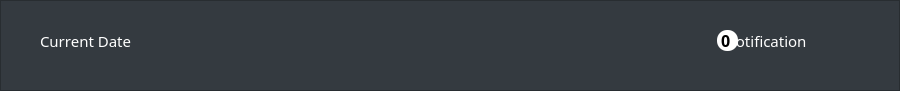
    <widget class="QFrame" name="Header">
     <property name="geometry">
      <rect>
       <x>0</x>
       <y>0</y>
       <width>900</width>
       <height>91</height>
      </rect>
     </property>
     <property name="styleSheet">
      <string notr="true">
background-color: rgb(52, 58, 64);</string>
     </property>
     <property name="frameShape">
      <enum>QFrame::StyledPanel</enum>
     </property>
     <property name="frameShadow">
      <enum>QFrame::Raised</enum>
     </property>
     <widget class="QLabel" name="dateLabel">
      <property name="geometry">
       <rect>
        <x>40</x>
        <y>30</y>
        <width>171</width>
        <height>21</height>
       </rect>
      </property>
      <property name="palette">
       <palette>
        <active>
         <colorrole role="WindowText">
          <brush brushstyle="SolidPattern">
           <color alpha="255">
            <red>255</red>
            <green>255</green>
            <blue>255</blue>
           </color>
          </brush>
         </colorrole>
         <colorrole role="Button">
          <brush brushstyle="SolidPattern">
           <color alpha="255">
            <red>52</red>
            <green>58</green>
            <blue>64</blue>
           </color>
          </brush>
         </colorrole>
         <colorrole role="Base">
          <brush brushstyle="SolidPattern">
           <color alpha="255">
            <red>52</red>
            <green>58</green>
            <blue>64</blue>
           </color>
          </brush>
         </colorrole>
         <colorrole role="Window">
          <brush brushstyle="SolidPattern">
           <color alpha="255">
            <red>52</red>
            <green>58</green>
            <blue>64</blue>
           </color>
          </brush>
         </colorrole>
        </active>
        <inactive>
         <colorrole role="WindowText">
          <brush brushstyle="SolidPattern">
           <color alpha="255">
            <red>255</red>
            <green>255</green>
            <blue>255</blue>
           </color>
          </brush>
         </colorrole>
         <colorrole role="Button">
          <brush brushstyle="SolidPattern">
           <color alpha="255">
            <red>52</red>
            <green>58</green>
            <blue>64</blue>
           </color>
          </brush>
         </colorrole>
         <colorrole role="Base">
          <brush brushstyle="SolidPattern">
           <color alpha="255">
            <red>52</red>
            <green>58</green>
            <blue>64</blue>
           </color>
          </brush>
         </colorrole>
         <colorrole role="Window">
          <brush brushstyle="SolidPattern">
           <color alpha="255">
            <red>52</red>
            <green>58</green>
            <blue>64</blue>
           </color>
          </brush>
         </colorrole>
        </inactive>
        <disabled>
         <colorrole role="WindowText">
          <brush brushstyle="SolidPattern">
           <color alpha="255">
            <red>120</red>
            <green>120</green>
            <blue>120</blue>
           </color>
          </brush>
         </colorrole>
         <colorrole role="Button">
          <brush brushstyle="SolidPattern">
           <color alpha="255">
            <red>52</red>
            <green>58</green>
            <blue>64</blue>
           </color>
          </brush>
         </colorrole>
         <colorrole role="Base">
          <brush brushstyle="SolidPattern">
           <color alpha="255">
            <red>52</red>
            <green>58</green>
            <blue>64</blue>
           </color>
          </brush>
         </colorrole>
         <colorrole role="Window">
          <brush brushstyle="SolidPattern">
           <color alpha="255">
            <red>52</red>
            <green>58</green>
            <blue>64</blue>
           </color>
          </brush>
         </colorrole>
        </disabled>
       </palette>
      </property>
      <property name="font">
       <font>
        <family>Segoe UI Light</family>
        <pointsize>11</pointsize>
        <underline>false</underline>
       </font>
      </property>
      <property name="styleSheet">
       <string notr="true">border:none;</string>
      </property>
      <property name="text">
       <string>Current Date</string>
      </property>
     </widget>
     <widget class="QToolButton" name="notificationButton">
      <property name="geometry">
       <rect>
        <x>720</x>
        <y>30</y>
        <width>91</width>
        <height>21</height>
       </rect>
      </property>
      <property name="palette">
       <palette>
        <active>
         <colorrole role="Button">
          <brush brushstyle="SolidPattern">
           <color alpha="255">
            <red>52</red>
            <green>58</green>
            <blue>64</blue>
           </color>
          </brush>
         </colorrole>
         <colorrole role="ButtonText">
          <brush brushstyle="SolidPattern">
           <color alpha="255">
            <red>255</red>
            <green>255</green>
            <blue>255</blue>
           </color>
          </brush>
         </colorrole>
         <colorrole role="Base">
          <brush brushstyle="SolidPattern">
           <color alpha="255">
            <red>52</red>
            <green>58</green>
            <blue>64</blue>
           </color>
          </brush>
         </colorrole>
         <colorrole role="Window">
          <brush brushstyle="SolidPattern">
           <color alpha="255">
            <red>52</red>
            <green>58</green>
            <blue>64</blue>
           </color>
          </brush>
         </colorrole>
        </active>
        <inactive>
         <colorrole role="Button">
          <brush brushstyle="SolidPattern">
           <color alpha="255">
            <red>52</red>
            <green>58</green>
            <blue>64</blue>
           </color>
          </brush>
         </colorrole>
         <colorrole role="ButtonText">
          <brush brushstyle="SolidPattern">
           <color alpha="255">
            <red>255</red>
            <green>255</green>
            <blue>255</blue>
           </color>
          </brush>
         </colorrole>
         <colorrole role="Base">
          <brush brushstyle="SolidPattern">
           <color alpha="255">
            <red>52</red>
            <green>58</green>
            <blue>64</blue>
           </color>
          </brush>
         </colorrole>
         <colorrole role="Window">
          <brush brushstyle="SolidPattern">
           <color alpha="255">
            <red>52</red>
            <green>58</green>
            <blue>64</blue>
           </color>
          </brush>
         </colorrole>
        </inactive>
        <disabled>
         <colorrole role="Button">
          <brush brushstyle="SolidPattern">
           <color alpha="255">
            <red>52</red>
            <green>58</green>
            <blue>64</blue>
           </color>
          </brush>
         </colorrole>
         <colorrole role="ButtonText">
          <brush brushstyle="SolidPattern">
           <color alpha="255">
            <red>120</red>
            <green>120</green>
            <blue>120</blue>
           </color>
          </brush>
         </colorrole>
         <colorrole role="Base">
          <brush brushstyle="SolidPattern">
           <color alpha="255">
            <red>52</red>
            <green>58</green>
            <blue>64</blue>
           </color>
          </brush>
         </colorrole>
         <colorrole role="Window">
          <brush brushstyle="SolidPattern">
           <color alpha="255">
            <red>52</red>
            <green>58</green>
            <blue>64</blue>
           </color>
          </brush>
         </colorrole>
        </disabled>
       </palette>
      </property>
      <property name="font">
       <font>
        <family>Segoe UI Light</family>
        <pointsize>11</pointsize>
       </font>
      </property>
      <property name="cursor">
       <cursorShape>PointingHandCursor</cursorShape>
      </property>
      <property name="styleSheet">
       <string notr="true">QToolButton{
 border:none;
}
QToolButton:hover{
border-bottom: 1px solid white;
}
</string>
      </property>
      <property name="text">
       <string>Notification</string>
      </property>
      <property name="icon">
       <iconset resource="resources_icon.qrc">
        <normaloff>:/icons/Images/notification.png</normaloff>:/icons/Images/notification.png</iconset>
      </property>
      <property name="popupMode">
       <enum>QToolButton::InstantPopup</enum>
      </property>
      <property name="toolButtonStyle">
       <enum>Qt::ToolButtonTextBesideIcon</enum>
      </property>
      <property name="autoRaise">
       <bool>true</bool>
      </property>
      <property name="arrowType">
       <enum>Qt::NoArrow</enum>
      </property>
     </widget>
     <widget class="QPushButton" name="accountButton">
      <property name="geometry">
       <rect>
        <x>820</x>
        <y>23</y>
        <width>41</width>
        <height>41</height>
       </rect>
      </property>
      <property name="palette">
       <palette>
        <active>
         <colorrole role="Button">
          <brush brushstyle="SolidPattern">
           <color alpha="255">
            <red>52</red>
            <green>58</green>
            <blue>64</blue>
           </color>
          </brush>
         </colorrole>
         <colorrole role="Base">
          <brush brushstyle="SolidPattern">
           <color alpha="255">
            <red>52</red>
            <green>58</green>
            <blue>64</blue>
           </color>
          </brush>
         </colorrole>
         <colorrole role="Window">
          <brush brushstyle="SolidPattern">
           <color alpha="255">
            <red>52</red>
            <green>58</green>
            <blue>64</blue>
           </color>
          </brush>
         </colorrole>
        </active>
        <inactive>
         <colorrole role="Button">
          <brush brushstyle="SolidPattern">
           <color alpha="255">
            <red>52</red>
            <green>58</green>
            <blue>64</blue>
           </color>
          </brush>
         </colorrole>
         <colorrole role="Base">
          <brush brushstyle="SolidPattern">
           <color alpha="255">
            <red>52</red>
            <green>58</green>
            <blue>64</blue>
           </color>
          </brush>
         </colorrole>
         <colorrole role="Window">
          <brush brushstyle="SolidPattern">
           <color alpha="255">
            <red>52</red>
            <green>58</green>
            <blue>64</blue>
           </color>
          </brush>
         </colorrole>
        </inactive>
        <disabled>
         <colorrole role="Button">
          <brush brushstyle="SolidPattern">
           <color alpha="255">
            <red>52</red>
            <green>58</green>
            <blue>64</blue>
           </color>
          </brush>
         </colorrole>
         <colorrole role="Base">
          <brush brushstyle="SolidPattern">
           <color alpha="255">
            <red>52</red>
            <green>58</green>
            <blue>64</blue>
           </color>
          </brush>
         </colorrole>
         <colorrole role="Window">
          <brush brushstyle="SolidPattern">
           <color alpha="255">
            <red>52</red>
            <green>58</green>
            <blue>64</blue>
           </color>
          </brush>
         </colorrole>
        </disabled>
       </palette>
      </property>
      <property name="cursor">
       <cursorShape>PointingHandCursor</cursorShape>
      </property>
      <property name="focusPolicy">
       <enum>Qt::NoFocus</enum>
      </property>
      <property name="styleSheet">
       <string notr="true">border:none;
</string>
      </property>
      <property name="text">
       <string/>
      </property>
      <property name="icon">
       <iconset resource="resources_icon.qrc">
        <normaloff>:/icons/Images/user.png</normaloff>:/icons/Images/user.png</iconset>
      </property>
      <property name="iconSize">
       <size>
        <width>40</width>
        <height>40</height>
       </size>
      </property>
     </widget>
     <widget class="QLabel" name="notiflabel">
      <property name="geometry">
       <rect>
        <x>717</x>
        <y>30</y>
        <width>21</width>
        <height>21</height>
       </rect>
      </property>
      <property name="font">
       <font>
        <family>Segoe UI Semibold</family>
        <pointsize>12</pointsize>
        <weight>75</weight>
        <bold>true</bold>
       </font>
      </property>
      <property name="styleSheet">
       <string notr="true">QLabel{
	background-color: rgb(255, 255, 255);
    border-radius: 10px;
}</string>
      </property>
      <property name="text">
       <string> 0</string>
      </property>
      <property name="textFormat">
       <enum>Qt::AutoText</enum>
      </property>
      <property name="scaledContents">
       <bool>false</bool>
      </property>
      <property name="alignment">
       <set>Qt::AlignLeading|Qt::AlignLeft|Qt::AlignVCenter</set>
      </property>
     </widget>
    </widget>
